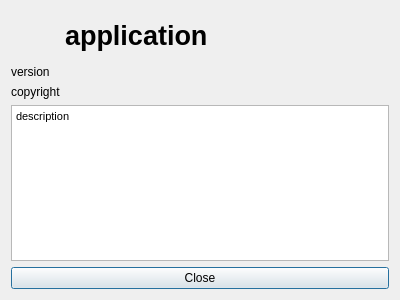
<?xml version="1.0" encoding="UTF-8"?>
<ui version="4.0">
 <class>AboutDialog</class>
 <widget class="QDialog" name="AboutDialog">
  <property name="geometry">
   <rect>
    <x>0</x>
    <y>0</y>
    <width>400</width>
    <height>300</height>
   </rect>
  </property>
  <property name="windowTitle">
   <string>About</string>
  </property>
  <layout class="QVBoxLayout" name="verticalLayout">
   <item>
    <layout class="QHBoxLayout" name="horizontalLayout">
     <item>
      <widget class="QLabel" name="iconLabel">
       <property name="minimumSize">
        <size>
         <width>48</width>
         <height>48</height>
        </size>
       </property>
       <property name="maximumSize">
        <size>
         <width>48</width>
         <height>48</height>
        </size>
       </property>
       <property name="text">
        <string/>
       </property>
      </widget>
     </item>
     <item>
      <widget class="QLabel" name="titleLabel">
       <property name="font">
        <font>
         <pointsize>20</pointsize>
         <bold>true</bold>
        </font>
       </property>
       <property name="text">
        <string>application</string>
       </property>
      </widget>
     </item>
     <item>
      <spacer name="horizontalSpacer">
       <property name="orientation">
        <enum>Qt::Orientation::Horizontal</enum>
       </property>
       <property name="sizeHint" stdset="0">
        <size>
         <width>40</width>
         <height>20</height>
        </size>
       </property>
      </spacer>
     </item>
    </layout>
   </item>
   <item>
    <widget class="QLabel" name="versionLabel">
     <property name="text">
      <string>version</string>
     </property>
    </widget>
   </item>
   <item>
    <widget class="QLabel" name="copyrightLabel">
     <property name="text">
      <string>copyright</string>
     </property>
    </widget>
   </item>
   <item>
    <widget class="QTextBrowser" name="descriptionBrowser">
     <property name="html">
      <string>&lt;!DOCTYPE HTML PUBLIC &quot;-//W3C//DTD HTML 4.0//EN&quot; &quot;http://www.w3.org/TR/REC-html40/strict.dtd&quot;&gt;
&lt;html&gt;&lt;head&gt;&lt;meta name=&quot;qrichtext&quot; content=&quot;1&quot; /&gt;&lt;meta charset=&quot;utf-8&quot; /&gt;&lt;style type=&quot;text/css&quot;&gt;
p, li { white-space: pre-wrap; }
hr { height: 1px; border-width: 0; }
li.unchecked::marker { content: &quot;\2610&quot;; }
li.checked::marker { content: &quot;\2612&quot;; }
&lt;/style&gt;&lt;/head&gt;&lt;body style=&quot; font-family:'Sans Serif'; font-size:9pt; font-weight:400; font-style:normal;&quot;&gt;
&lt;p style=&quot; margin-top:0px; margin-bottom:0px; margin-left:0px; margin-right:0px; -qt-block-indent:0; text-indent:0px;&quot;&gt;&lt;span style=&quot; font-family:'MS Shell Dlg 2'; font-size:8.25pt;&quot;&gt;description&lt;/span&gt;&lt;/p&gt;&lt;/body&gt;&lt;/html&gt;</string>
     </property>
     <property name="openExternalLinks">
      <bool>false</bool>
     </property>
    </widget>
   </item>
   <item>
    <widget class="QPushButton" name="closeButton">
     <property name="text">
      <string>Close</string>
     </property>
    </widget>
   </item>
  </layout>
 </widget>
 <resources/>
 <connections>
  <connection>
   <sender>closeButton</sender>
   <signal>clicked()</signal>
   <receiver>AboutDialog</receiver>
   <slot>accept()</slot>
   <hints>
    <hint type="sourcelabel">
     <x>199</x>
     <y>274</y>
    </hint>
    <hint type="destinationlabel">
     <x>199</x>
     <y>149</y>
    </hint>
   </hints>
  </connection>
 </connections>
</ui>
